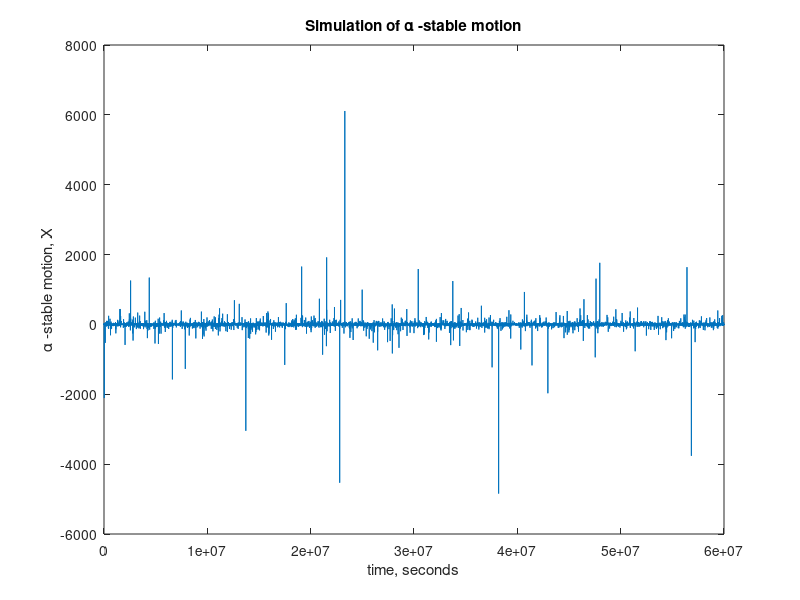
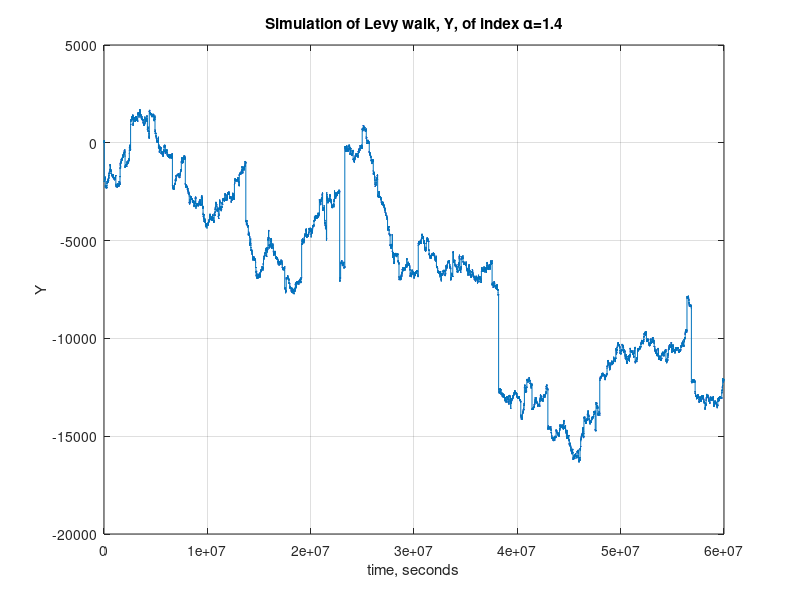

Write the MATLAB code that produced these figures, in order.
% To make a walk Y from an alpha stable symmetric Levy process X
% 

clear all; close all;

randn('state', sum(100*clock));

N=1e6; % Number of sample intervals
alpha=1.4;
V=pi*rand(1,N)-pi/2; % Random variable V uniformly distributed on (-pi/2,pi/2)
W=exprnd(1,1,N); % W is exponentially distributed random variable with mean 1
fac1=sin(alpha*V)./(cos(V).^(1/alpha));
fac2=(cos(V-alpha*V))./W.^((1-alpha)/alpha);
X=fac1.*fac2;

t=60*(1:N);

figure(1)
plot(t,X)
title('Simulation of \alpha -stable motion')
ylabel('\alpha -stable motion, X')
xlabel('time, seconds')

figure(2)
Y=cumsum(X);
plot(t,Y)
grid on
title(['Simulation of Levy walk, Y, of index \alpha=',num2str(alpha)])
ylabel('Y')
xlabel('time, seconds')


% a=[t;Y];
% alphastr=num2str(alpha,'%4.2f');
% idx=findstr(alphastr,'.');
% fid=fopen(strcat('levyout',alphastr(1:idx-1),'Pt',alphastr(idx+1:(numel(alphastr))),'.dat'),'w');
% fprintf(fid,'%f %f\n',a);
% fclose(fid);
